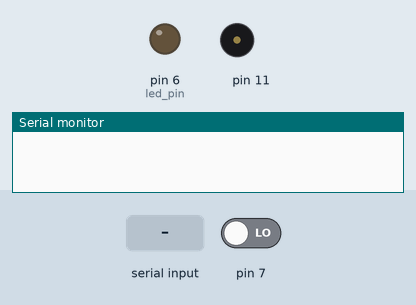
The sketch below on a simulated Arduino Uno, built with avr-gcc and run on an emulated ATmega328P. Parts: output pins drawn as LEDs (lit = HIGH), buzzer (waves = sounding), the last lines printed to the serial monitor. Inputs (shaded band) come from the test bench; at power-on: pin 7 LOW.

Above: at 1.2 s.
1.3 s: "2\n" received over Serial
2.8 s: "3\n" received over Serial
At 2.81 s:
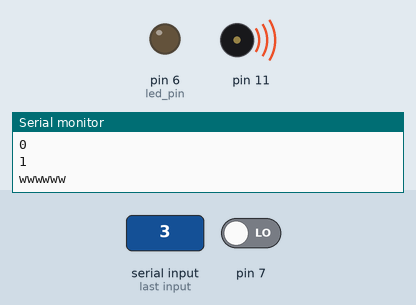
Timing chart, 0 to 5.8 s (numbered marks = the images above; inputs shaded):
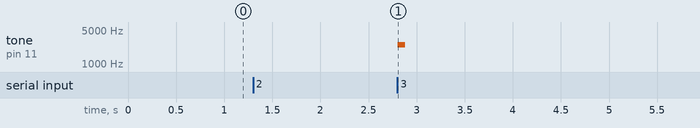

The sketch:

mod4_test.ino
```cpp
#define righttail 9

#define Short_freq 2500

float inp;
bool start_say = 1;
unsigned long T,T2;
int ring ,flash, between_ring , between_flash, battery_condition;


void setup() {
  pinMode(11, OUTPUT);
  pinMode(6, OUTPUT);
  pinMode(2, INPUT);
  Serial.begin(9600);
}

void loop() {
  if (Serial.available()) { //跟他講說要手動輸入
    battery_condition = Serial.parseFloat();
  }

  if (digitalRead(7) == HIGH) {
    start_say = !start_say;
    ring = 0;
  }


    switch(battery_condition){
    case 1:
        SOS_led();
        break;

    case 2:
        SOS_led();
        SOS_beep();
        break;

    case 3:
        SOS_beep();
        break;

    }
    }


/*
  range
  uint8  : 0 ~ 255
  uint16 : 0 ~ 65535
  uint32 : 0 ~ 4294967295
  uint64 : 0 ~ 18446744073709551615
  unsi.long : 0 ~ 4294967295
  int8   : -128 ~ 127
  int16  : -32768 ~ 32767
  int32  : -2147483648 ~ 2147483647
  int64  : -9223372036854775808 ~ 9223372036854775807
*/
```

SOS_beep.ino
```cpp
void SOS_beep() {
 if (start_say == 1) {
    Serial.println(ring);
    between_ring = 270;
    if (T < millis() - between_ring) {
      switch (ring) {
        case 1: tone(11, 2500, 80); Serial.println("wwwwww");     break;
        case 2: tone(11, 2500, 80);                     break;
        case 3: tone(11, 2500, 80);                     break;
        case 4: tone(11, 2500, 250);                     break;
        case 5: tone(11, 2500, 250);                     break;
        case 6: tone(11, 2500, 250);                     break;
        case 7: tone(11, 2500, 80);                     break;
        case 8: tone(11, 2500, 80);                     break;
        case 9: tone(11, 2500, 80);                     break;

        case 14: ring = 0;             break;
      }
      T = millis();
      if (ring < 14) {
        ring += 1;
      }
    }
  }

}
```

SOS_led.ino
```cpp
#define led_pin 6
unsigned long t1;

void flash1(uint16_t FRE, uint8_t  PIN, uint16_t  DUR) {

  if (millis() % FRE < 5) { //這裡用"<5"是為了增加容錯率
    digitalWrite (PIN, HIGH);
    t1 = millis();
    //Serial.println(millis());
  }
  if (millis() > t1 + DUR) {
    digitalWrite (PIN, LOW);
  }
}
void SOS_led(){

  between_flash = 750;
  if (T2 < millis() - between_flash) {
    switch (flash) {
      case 1: flash1(250, led_pin,  100);  Serial.println("wwwwww");        break;
      case 2: flash1(250, led_pin,  100);  Serial.println("yy");         break;
      case 3: flash1(250, led_pin,  100);                                  break;

      case 4: flash = 0; start_say = 0;digitalWrite (led_pin, LOW);            break;
    }
    T2 = millis();
    if (flash < 4) {
      flash += 1;
    }
  }
}
```

Measured:
- after the input at 2.8 s, tone on pin 11: silent → 2500 Hz at once, → silent 0.08 s later
